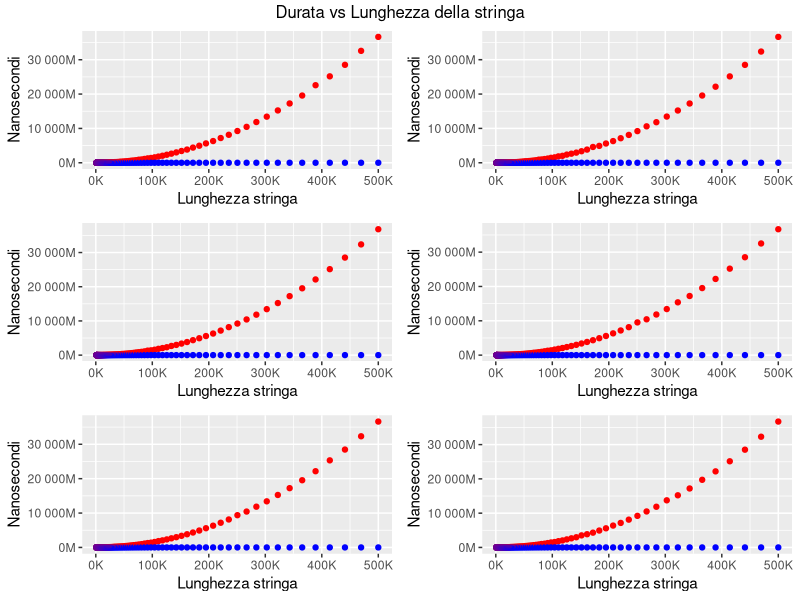
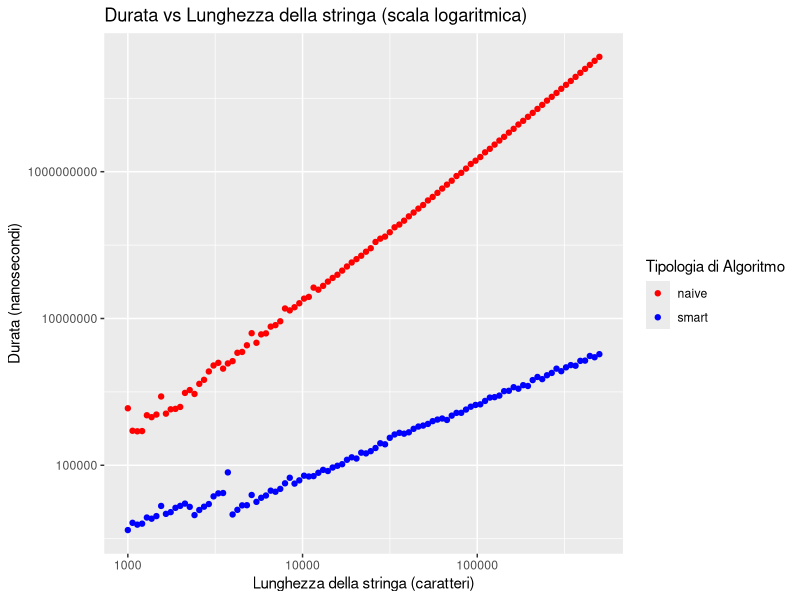
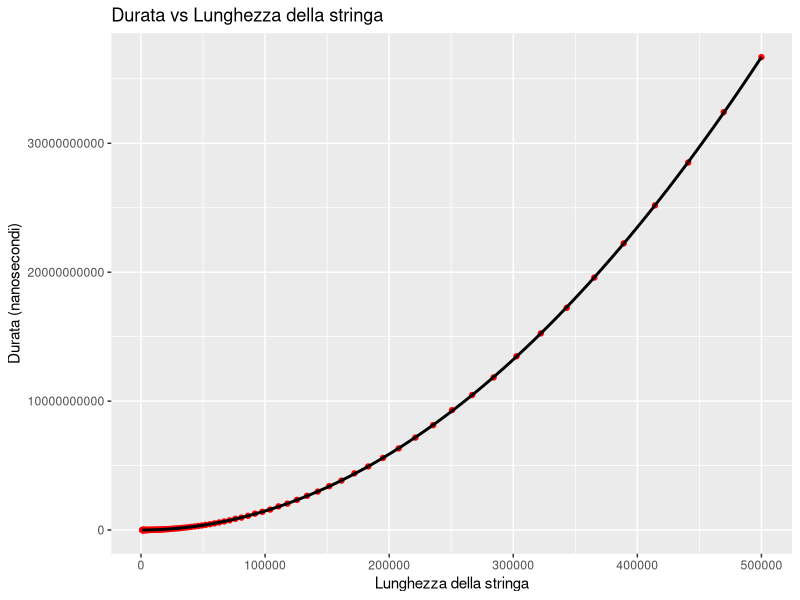
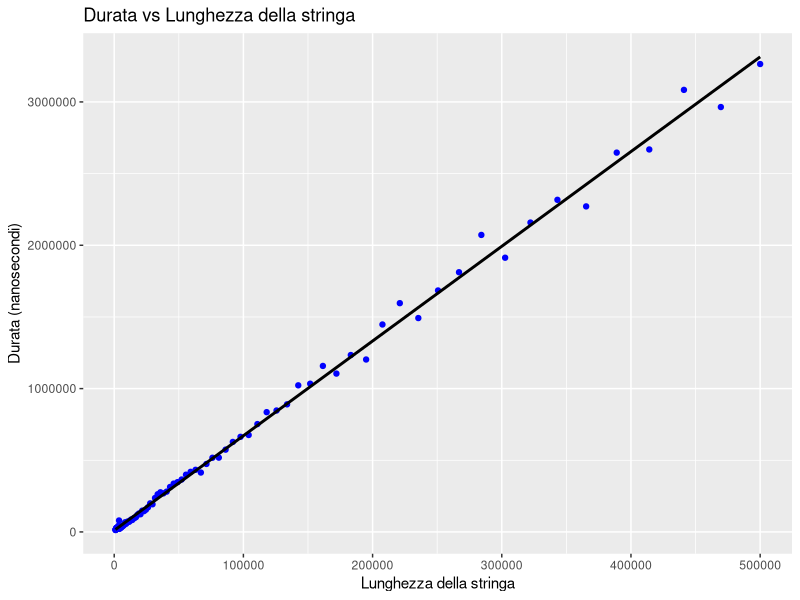
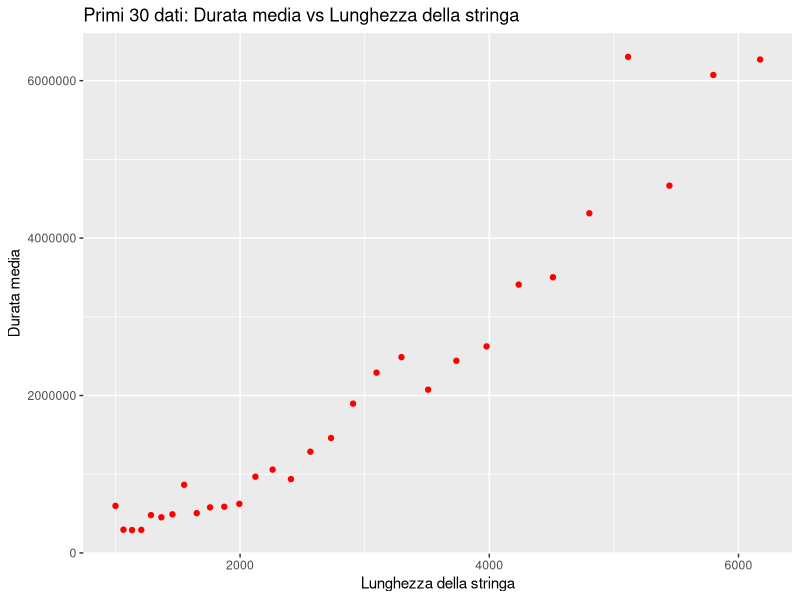
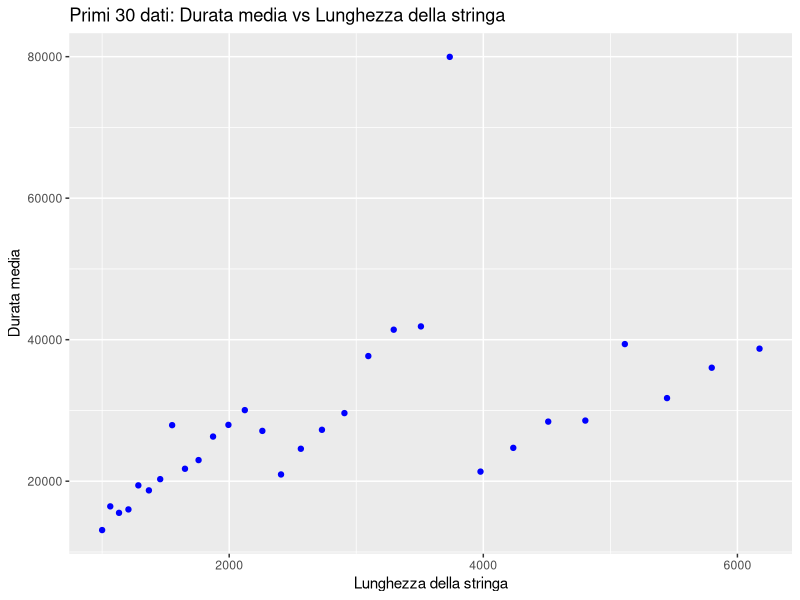

The R script that drew these images, in order: (Note: this script raises an error after producing the figures.)
## ---- chunk 1
knitr::opts_chunk$set(echo = TRUE)
## ---- chunk 2
##
## raccolta di funzioni utili
##

library(ggplot2)
library(dplyr)
library(grid)
library(gridExtra)
results <-read.csv("results2.csv")

## plotta una singola run 
smallPlotRun<-function(idRun){
  
  runDataSet= filter(results,Run == idRun)
  
  # Creazione del grafico a pallini
  ggplot(runDataSet, 
         aes(x = String.Length, 
             y = Duration, 
             color = Algorithm.Type)) +
    
    geom_point() +
    
    scale_color_manual(values = c("naive" = "red", 
                                  "smart" = "blue")) +
    
    scale_y_continuous(labels = scales::label_number(scale = 1e-6, suffix = "M"),
                       name = "Nanosecondi") +
    
    scale_x_continuous(labels = scales::label_number(scale = 1e-3, suffix = "K"),
                       name = "Lunghezza stringa") +
    
    theme(legend.position="none")
  
}
#####

## Calcola la media delle run
## ritorna dataset con 2 colonne: string.Length, Duration
## Duration è la media delle run
average <-function(algo){
  # Filtra i risultati per l'algoritmo "naive"
  algo_results <- results %>%
    filter(Algorithm.Type == algo)
  
  # Imposta l'opzione per la notazione esponenziale
  options(scipen = 999)
  
  # Raggruppa per lunghezza della stringa e calcola la media della durata
  average_duration_by_length <- algo_results %>%
    group_by(String.Length) %>%
    summarise(Duration = mean(Duration))
  
  return (average_duration_by_length)
}
#####

# Definizione della funzione per il plot delle prime 20 righe
plot_first_30 <- function(data, point_color) {
  # Prende solo le prime 20 righe
  subset_data <- head(data, 30)
  
  # Creazione del grafico
  ggplot(subset_data, aes(x = String.Length, y = Duration)) +
    geom_point(color = point_color) +
    labs(title = "Primi 30 dati: Durata media vs Lunghezza della stringa",
         x = "Lunghezza della stringa",
         y = "Durata media")
}

## ---- chunk 3
##
## plot delle 5 run di raccolta dati eseguite
##
run1<- smallPlotRun(1)
run2<- smallPlotRun(2)
run3<- smallPlotRun(3)
run4<- smallPlotRun(4)
run5<- smallPlotRun(5)
run6<- smallPlotRun(6)




grid.arrange(run1, run2, run3, run4, run5, run6, 
             ncol = 2, nrow = 3, 
             top=textGrob("Durata vs Lunghezza della stringa"))


## ---- chunk 4
naive <- average("naive")
smart <- average("smart")

# Aggiungi le informazioni calcolate al dataset "results"
results <- bind_rows(
  results,
  mutate(naive, 
         Algorithm.Type =  "naive",
         Fractional.Period = NA,
         Run = 0)
)

results <- bind_rows(
  results,
  mutate(smart, 
         Algorithm.Type =  "smart",
         Fractional.Period = NA,
         Run = 0)
)

## plotta la media
average_results <- filter(results, Run == 0)
ggplot(average_results, 
       aes(x = String.Length, 
           y = Duration, 
           color = Algorithm.Type)) +
  
  geom_point() +
  
  scale_color_manual(values = c("naive" = "red", 
                                "smart" = "blue")) +
  
  scale_x_log10() +  # Scala logaritmica sull'asse x
  scale_y_log10() +  # Scala logaritmica sull'asse y
  
  labs(title = "Durata vs Lunghezza della stringa (scala logaritmica)",
       x= "Lunghezza della stringa (caratteri)",
       y="Durata (nanosecondi)",
       color = "Tipologia di Algoritmo")
## ---- chunk 5
# prevedi con regressione

#####

naiveRegression= lm(Duration ~ poly(String.Length, 2, raw=TRUE), data = naive )
coefficenti_naive<-coef(naiveRegression)

ggplot(naive, 
       aes(x = String.Length, 
           y = Duration
       )) +
  
  geom_point(color='red') +
  
stat_smooth( method = "lm", 
             formula = y ~ poly(x, 2, raw = TRUE), 
             se=TRUE, fill=NA,
              colour="black"
             )+

  labs(title = "Durata vs Lunghezza della stringa",
       x= "Lunghezza della stringa",
       y="Durata (nanosecondi)"
  )


#####

smartRegression=lm(Duration ~ String.Length, data = smart)
coefficenti_smart<-coef(smartRegression)

ggplot(smart, 
       aes(x = String.Length, 
           y = Duration
       )) +
  
  geom_point(color='blue') +
  
  geom_smooth(method = "lm",formula = "y ~ x", se = FALSE, color = "black") + 
  
  labs(title = "Durata vs Lunghezza della stringa",
       x= "Lunghezza della stringa",
       y="Durata (nanosecondi)"
  )


## ---- chunk 6
##
## display dei primi 30 elementi
##
plot_first_30(naive, "red")
plot_first_30(smart, "blue")

## ---- chunk 7

# Raggruppa il dataframe in intervalli di dimensione 10
delta_time_grouped <- delta_time %>%
  mutate(Group = ceiling(row_number() / 5)) %>%
  group_by(Group) %>%
  summarize(
    String.Length = paste(first(String.Length), last(String.Length), sep = "-"),
    
    naive_avg_duration= mean(naive$Duration[Group]),
    smart_avg_duration= mean(smart$Duration[Group]),
    
    avg_delta_duration = mean(avg_delta_duration),
    avg_delta_duration_millis = mean(avg_delta_duration_millis)
  )

print(delta_time_grouped)


